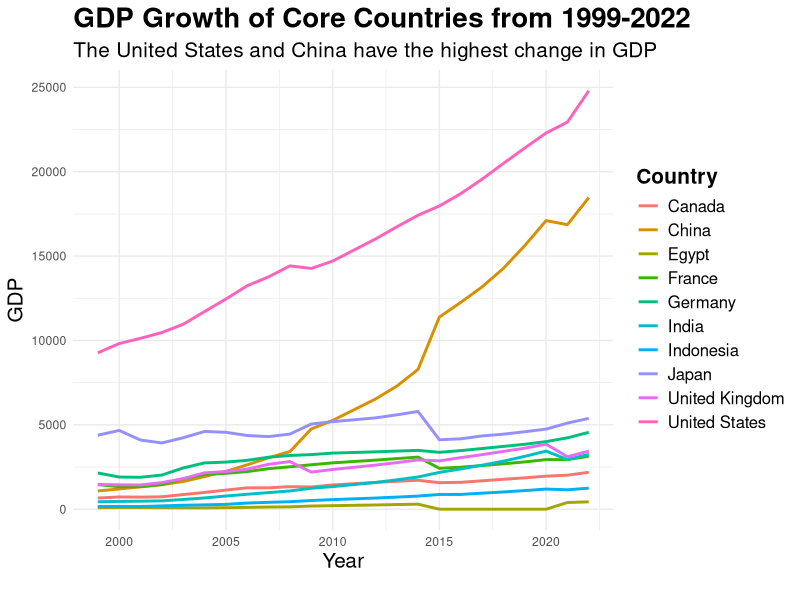

This chart was generated by the following R code:
## ---- chunk 1
library(tidyverse)
## ---- chunk 2
print("This project is about the dynamic concepts of economics, to chart the course of global GDP growth rates from the years 1999 to 2022. Because of RStudio, it is possible to  transform raw data into a narrative that reflects past economic trends, as well as help in forecasting future possibilities. The graph below is a visualizations which brings clarity to economics that may seem complex, making them accessible to anyone. The countries with the highest change in GDP over the last 20 years are China and the United States.")
## ---- chunk 3
gdp_data <- read_csv("GDP.csv")
selected_countries <- gdp_data %>%
                     filter(Country %in% c("United States", "China", "India", "Germany", "Indonesia",
                                           "Egypt", "Japan", "France", "United Kingdom", "Canada"))


long_gdp_data <- gather(selected_countries, key = "Year", value = "GDP", -Country)
long_gdp_data$Year <- as.numeric(as.character(long_gdp_data$Year))

ggplot(long_gdp_data, aes(x = Year, y = GDP, group = Country, color = Country)) +
    geom_line(linewidth = 1) +
    theme_minimal() +
  theme(plot.title = element_text(size = 20, face = "bold"),
        plot.subtitle = element_text(size = 15),
        axis.title.x = element_text(size = 15),
        axis.title.y = element_text(size = 15),
        legend.title = element_text(size = 15, face = "bold"),
        legend.text = element_text(size = 12)) +
    labs(title = "GDP Growth of Core Countries from 1999-2022",
         subtitle = "The United States and China have the highest change in GDP",
         x = "Year",
         y = "GDP", 
         caption = "")
